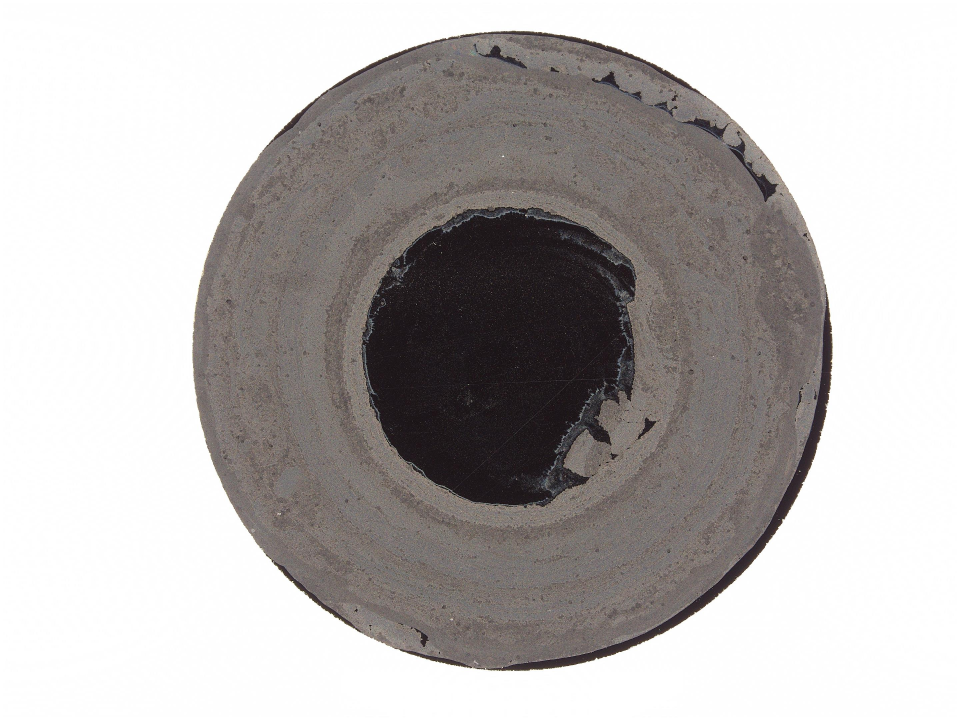
#> input picture Image/01.jpg, 2880 x 2160 px (shown at 1/3 size); its folder holds only this picture in this run
$ jupyter execute --allow-errors 240825_Figure.ipynb
#> lines starting #> are read from the running program, lines starting #| are printed output that depends on the picture; after the words box and inside, x2 and y2 are one past the last pixel; in counts of white or black regions, pixels touching at a corner belong together
#> `img_resized = cv2.resize(img, dsize=None, fx=0.25, fy=0.25)`:
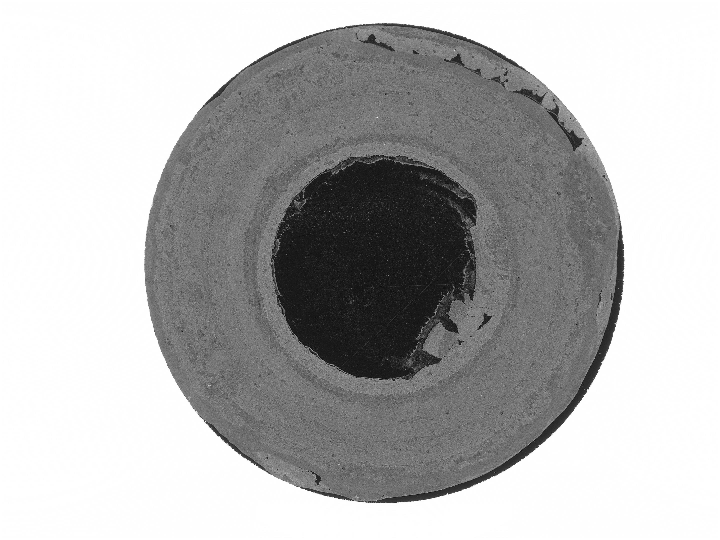
#> img_resized: shape (540, 720); min 5, max 255, mean 181.6
#| size:388800
#| shape:(540, 720)
#> `circles = cv2.HoughCircles(img_median, cv2.HOUGH_GRADIENT, 1.5, 50, pa..`: circles = [[383.2, 264.8, 238.6]]
#> `circles = np.uint16(np.around(circles))`: circles = [[383, 265, 239]]
#> the loop `for i in circles[0,:]:` made 1 pass
#> after the loop `for i in circles[0,:]:`:
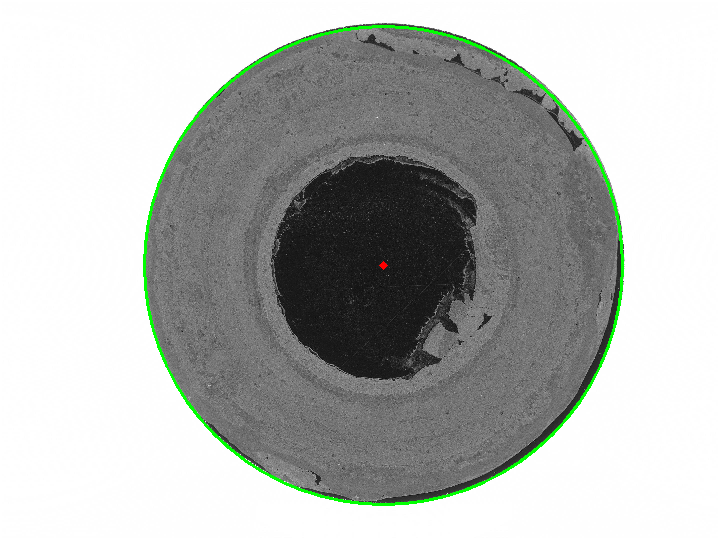
#> img_edges_hough: shape (540, 720, 3); mean B, G, R 179.8, 182.8, 179.9
#> the loop `for i in circles[0,:]:` made 1 pass
#| [383 265 239]
#> `cv2.circle(img_edges_hough, (biggestCircle[0], biggestCircle[1]), bigg..`:
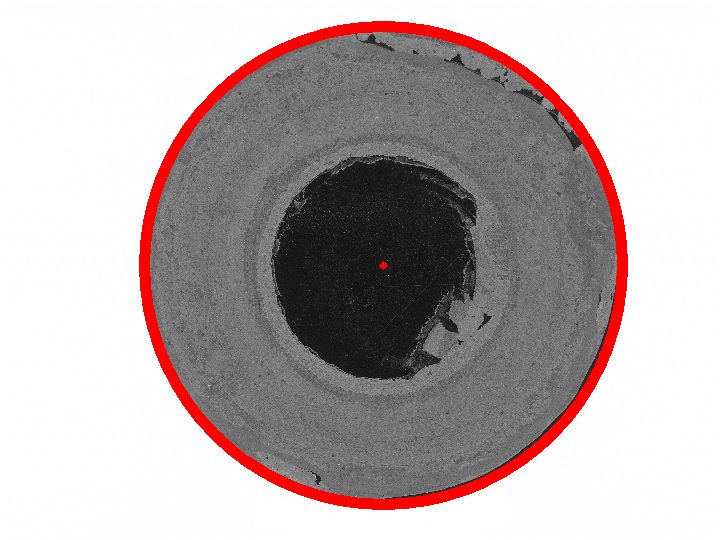
#> img_edges_hough: shape (540, 720, 3); 4.24% of pixels changed, all inside (x1, y1, x2, y2) = (139, 21, 628, 510)
#> `cv2.circle(img_edges_hough, (biggestCircle[0], biggestCircle[1]), 2, (..`: img_edges_hough: shape (540, 720, 3); 0.03% of pixels changed, all inside (x1, y1, x2, y2) = (376, 258, 391, 273)
#> `interRad = int(0.57350362 * biggestCircle[2])`: interRad = 137
#> `midRad = int(0.816496821 * biggestCircle[2])`: midRad = 195
#> `outerRad = int(biggestCircle[2])`: outerRad = 239
#| 137 195 239
#> `cv2.circle(interMask, center=(biggestCircle[0], biggestCircle[1]), rad..`:
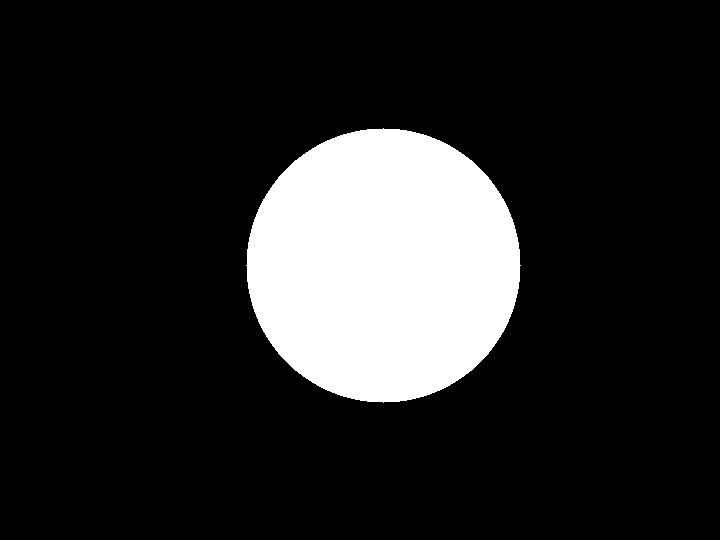
#> interMask: shape (540, 720); 15.2% white; 1 white region, box (x1, y1, x2, y2) and area: (246, 128, 521, 403) 58941
#> `cv2.circle(midCircle, center=(biggestCircle[0], biggestCircle[1]), rad..`: midCircle: shape (540, 720); 30.7% white; 1 white region, box (x1, y1, x2, y2) and area: (188, 70, 579, 461) 119433
#> `cv2.circle(outerCircle, center=(biggestCircle[0], biggestCircle[1]), r..`:
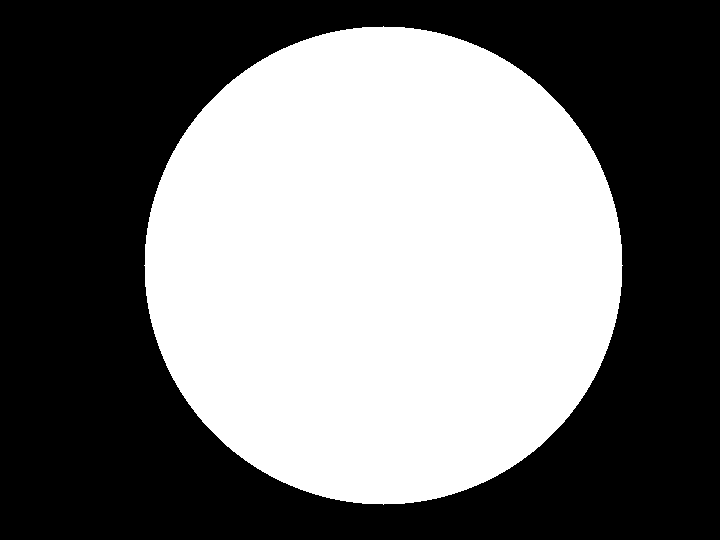
#> outerCircle: shape (540, 720); 46.1% white; 1 white region, box (x1, y1, x2, y2) and area: (144, 26, 623, 505) 179373
#> `midMask = ~interMask & midCircle`: midMask: shape (540, 720); 15.6% white; 1 white region, box (x1, y1, x2, y2) and area: (188, 70, 579, 461) 60492
#> `outerMask = ~midCircle & outerCircle`:
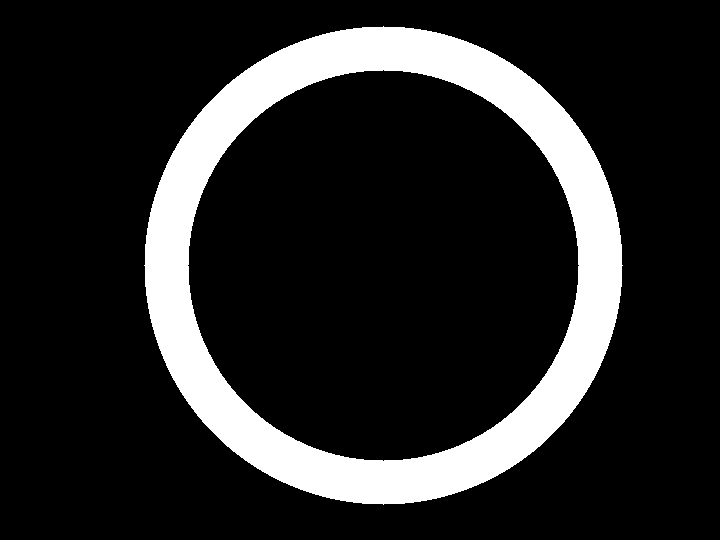
#> outerMask: shape (540, 720); 15.4% white; 1 white region, box (x1, y1, x2, y2) and area: (144, 26, 623, 505) 59940
#> `norm = cv2.normalize(img_resized, None, alpha=5, beta=250, norm_type=c..`:
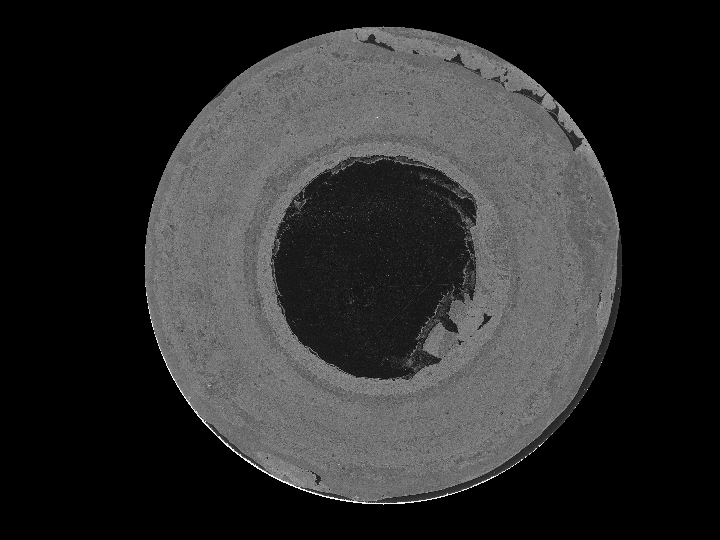
#> norm: shape (540, 720); min 0, max 250, mean 44.6
#> `middle[midMask == 0] = [255]`:
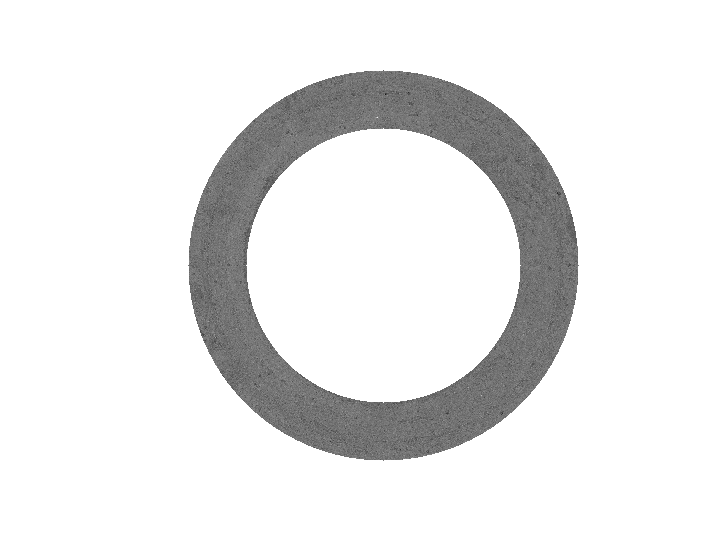
#> middle: shape (540, 720); min 20, max 255, mean 233.1
#> `outer[outerMask == 0] = [255]`:
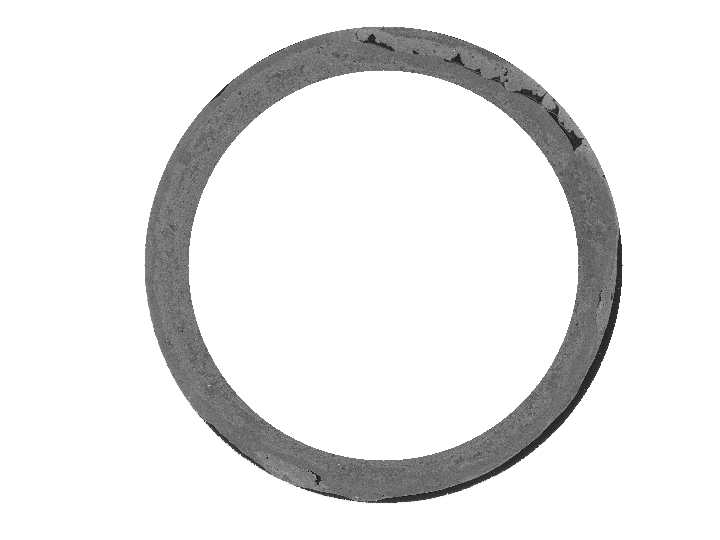
#> outer: shape (540, 720); min 14, max 255, mean 232.8
#> `plt.savefig("outer_pub.tif", format="tif", dpi=300)`:
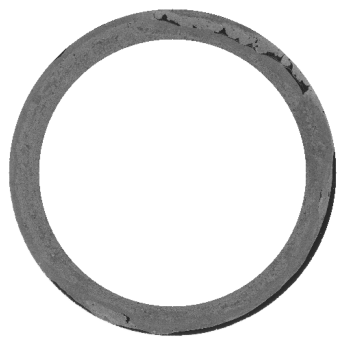
#> figure drawn by matplotlib, 1 panel
[cell 1]
import cv2
import numpy as np
import matplotlib.pyplot as plt
import glob
import os
import pandas as pd
import seaborn as sns
from sklearn.model_selection import train_test_split
from sklearn.linear_model import LogisticRegression
from keras.preprocessing import image
from PIL import Image

### Conversion function from PIL to OpenCV format
def pil2opencv(in_image):
    out_image = np.array(in_image, dtype=np.uint8)
    return out_image

### Conversion function from OpenCV to PIL format
# [56 lines left out: functions opencv2pil, square, hough, not called in this run]

DEBUG = False
HARD_LIMIT_DIM = 500

folder = ['Image']  # Directory for images
Class = ['Retry', 'Pass']  # Classification classes
image_size_x = 288  # Input image width
image_size_y = 216  # Input image height

#path = r'.\Image\2*.jpg'
#filenames = glob.glob(path)
#print(filenames)

for index, name in enumerate(folder):
    dir = name
    files = glob.glob(dir + "/*.jpg")  # List of image files in the directory
    print(files)

labels = ['all_mean','i_mean','m_mean','o_mean','all_std','i_std','m_std','o_std','all_edge_mean','i_edge_mean','m_edge_mean','o_edge_mean','all_edge_std','i_edge_std','m_edge_std','o_edge_std']

df  = pd.DataFrame(columns=labels)

#for filename in filenames:
#> (the rest of this cell did not finish here and is left out)

$ run again, on Image/07.jpg
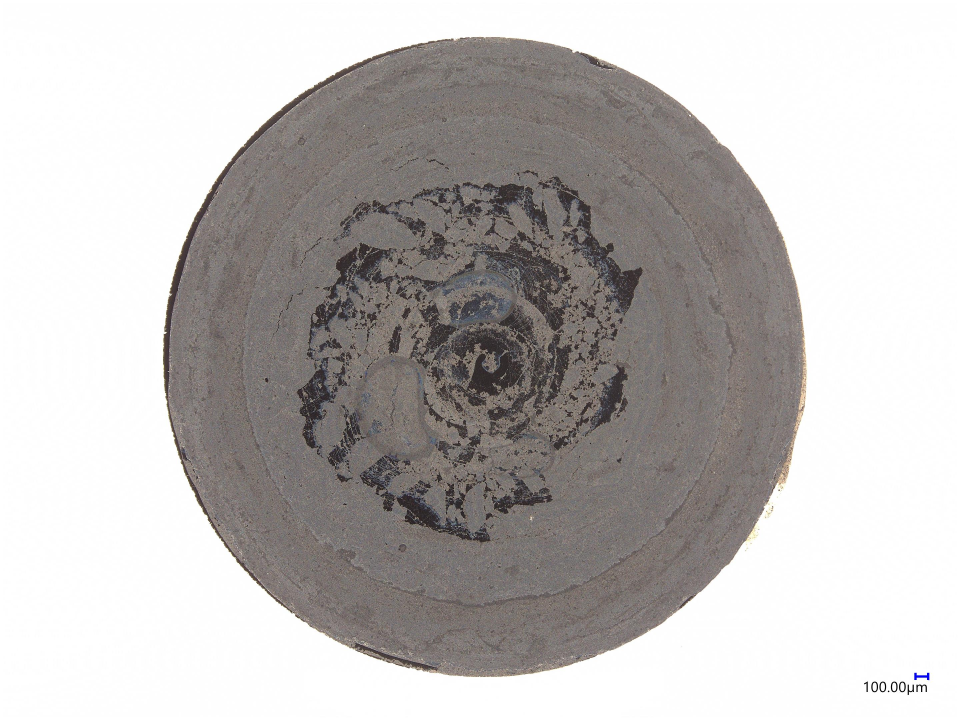
#> input picture Image/07.jpg, 2880 x 2160 px (shown at 1/3 size)
#| size:388800
#| shape:(540, 720)
#> `circles = cv2.HoughCircles(img_median, cv2.HOUGH_GRADIENT, 1.5, 50, pa..`: circles = [[363.8, 267.8, 240.5]]
#> `circles = np.uint16(np.around(circles))`: circles = [[364, 268, 240]]
#> the loop `for i in circles[0,:]:` made 1 pass
#> after the loop `for i in circles[0,:]:`:
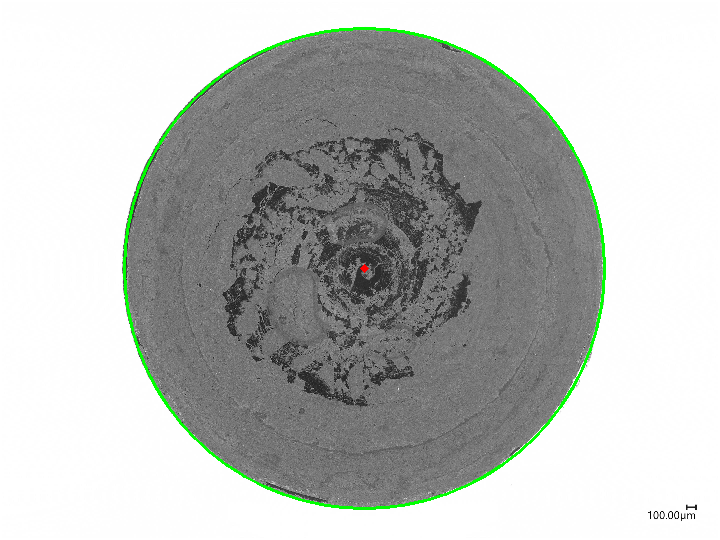
#> img_edges_hough: shape (540, 720, 3); mean B, G, R 186.7, 189.5, 186.7
#> the loop `for i in circles[0,:]:` made 1 pass
#| [364 268 240]
#> interRad = 137
#> midRad = 195
#> outerRad = 240
#| 137 195 240
#> interMask: shape (540, 720); 15.2% white; 1 white region, box (x1, y1, x2, y2) and area: (227, 131, 502, 406) 58941
#> midCircle: shape (540, 720); 30.7% white; 1 white region, box (x1, y1, x2, y2) and area: (169, 73, 560, 464) 119433
#> outerCircle: shape (540, 720); 46.5% white; 1 white region, box (x1, y1, x2, y2) and area: (124, 28, 605, 509) 180917
#> midMask: shape (540, 720); 15.6% white; 1 white region, box (x1, y1, x2, y2) and area: (169, 73, 560, 464) 60492
#> outerMask: shape (540, 720); 15.8% white; 1 white region, box (x1, y1, x2, y2) and area: (124, 28, 605, 509) 61484
#> `plt.savefig("outer_pub.tif", format="tif", dpi=300)`:
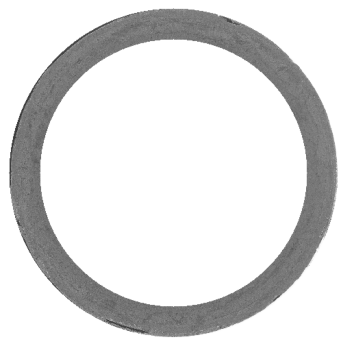
#> figure drawn by matplotlib, 1 panel

$ run again, on Image/02.jpg
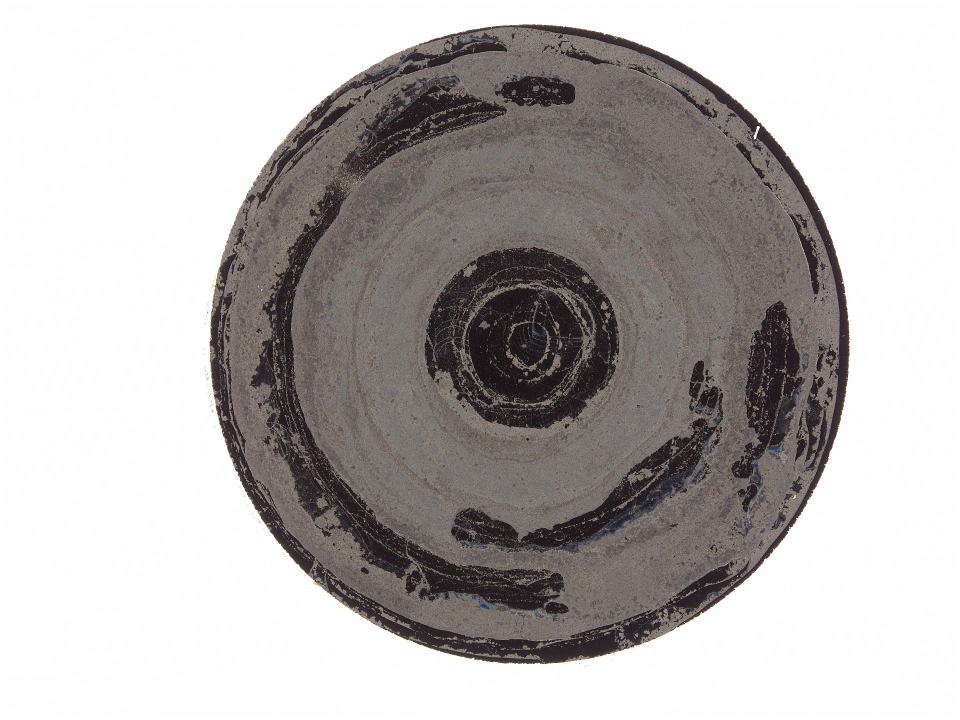
#> input picture Image/02.jpg, 2880 x 2160 px (shown at 1/3 size)
#| size:388800
#| shape:(540, 720)
#> `circles = cv2.HoughCircles(img_median, cv2.HOUGH_GRADIENT, 1.5, 50, pa..`: circles = [[396.8, 258.8, 239.1]]
#> `circles = np.uint16(np.around(circles))`: circles = [[397, 259, 239]]
#> the loop `for i in circles[0,:]:` made 1 pass
#> the loop `for i in circles[0,:]:` made 1 pass
#| [397 259 239]
#> interRad = 137
#> midRad = 195
#> outerRad = 239
#| 137 195 239
#> interMask: shape (540, 720); 15.2% white; 1 white region, box (x1, y1, x2, y2) and area: (260, 122, 535, 397) 58941
#> midCircle: shape (540, 720); 30.7% white; 1 white region, box (x1, y1, x2, y2) and area: (202, 64, 593, 455) 119433
#> outerCircle: shape (540, 720); 46.1% white; 1 white region, box (x1, y1, x2, y2) and area: (158, 20, 637, 499) 179373
#> midMask: shape (540, 720); 15.6% white; 1 white region, box (x1, y1, x2, y2) and area: (202, 64, 593, 455) 60492
#> outerMask: shape (540, 720); 15.4% white; 1 white region, box (x1, y1, x2, y2) and area: (158, 20, 637, 499) 59940
#> `plt.savefig("outer_pub.tif", format="tif", dpi=300)`:
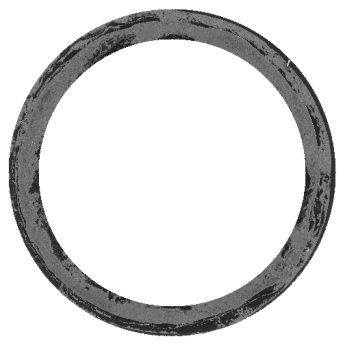
#> figure drawn by matplotlib, 1 panel
